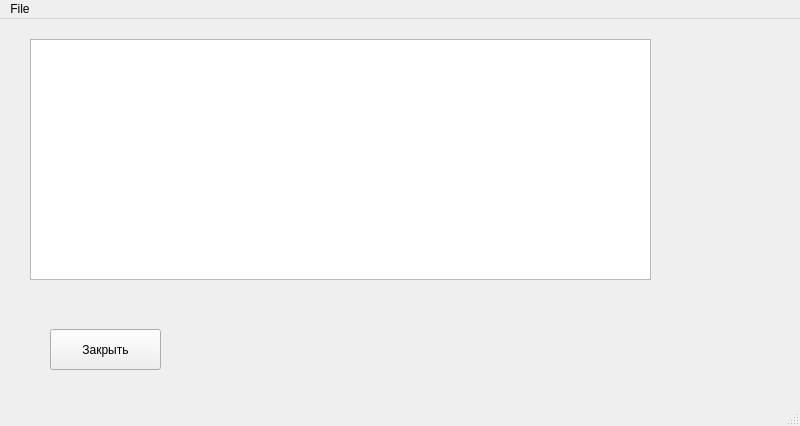
<?xml version="1.0" encoding="UTF-8"?>
<ui version="4.0">
 <class>MainWindow</class>
 <widget class="QMainWindow" name="MainWindow">
  <property name="geometry">
   <rect>
    <x>0</x>
    <y>0</y>
    <width>800</width>
    <height>426</height>
   </rect>
  </property>
  <property name="windowTitle">
   <string>Тестовое окно</string>
  </property>
  <property name="windowIcon">
   <iconset resource="Res.qrc">
    <normaloff>:/images/MarkLabel.ico</normaloff>:/images/MarkLabel.ico</iconset>
  </property>
  <property name="toolTip">
   <string/>
  </property>
  <widget class="QWidget" name="centralwidget">
   <widget class="QPushButton" name="closeButton">
    <property name="geometry">
     <rect>
      <x>50</x>
      <y>310</y>
      <width>111</width>
      <height>41</height>
     </rect>
    </property>
    <property name="text">
     <string>Закрыть</string>
    </property>
   </widget>
   <widget class="QTextEdit" name="editor">
    <property name="geometry">
     <rect>
      <x>30</x>
      <y>20</y>
      <width>621</width>
      <height>241</height>
     </rect>
    </property>
   </widget>
   <widget class="QLabel" name="picWidget">
    <property name="geometry">
     <rect>
      <x>690</x>
      <y>40</y>
      <width>34</width>
      <height>34</height>
     </rect>
    </property>
    <property name="text">
     <string/>
    </property>
   </widget>
  </widget>
  <widget class="QMenuBar" name="menubar">
   <property name="geometry">
    <rect>
     <x>0</x>
     <y>0</y>
     <width>800</width>
     <height>22</height>
    </rect>
   </property>
   <widget class="QMenu" name="menuFile">
    <property name="title">
     <string>File</string>
    </property>
    <addaction name="actionOpen"/>
    <addaction name="actionExit"/>
   </widget>
   <addaction name="menuFile"/>
  </widget>
  <widget class="QStatusBar" name="statusbar"/>
  <action name="actionOpen">
   <property name="text">
    <string>Open</string>
   </property>
  </action>
  <action name="actionExit">
   <property name="text">
    <string>Exit</string>
   </property>
  </action>
 </widget>
 <resources>
  <include location="Res.qrc"/>
 </resources>
 <connections/>
</ui>
